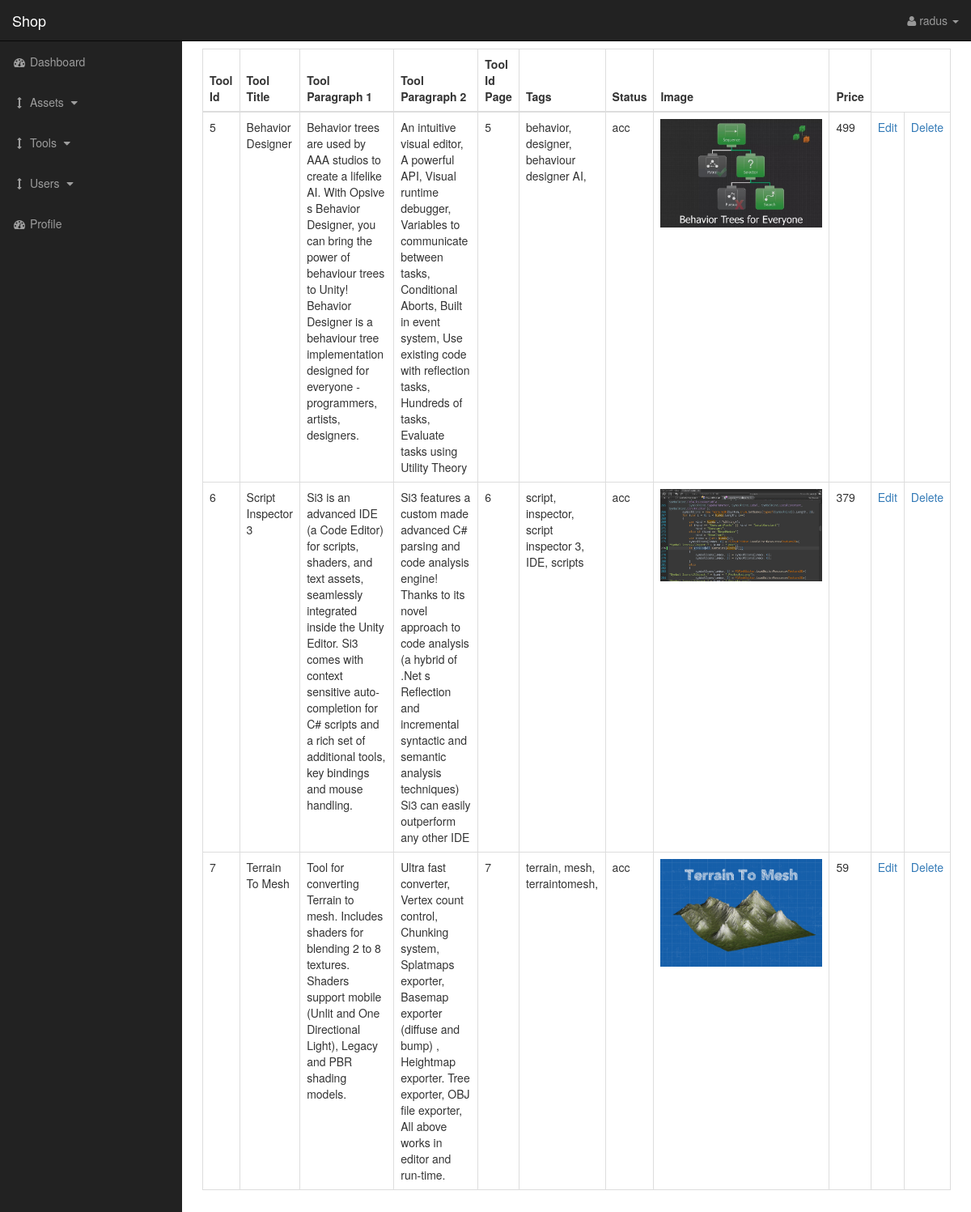
The app's page /admin/tools.php (signed in) with its own data.
### tables this page shows
CREATE TABLE `tools` (
  `tool_id` int(10) NOT NULL,
  `tool_title` varchar(255) NOT NULL,
  `tool_para1` text NOT NULL,
  `tool_para2` text NOT NULL,
  `tool_id_page` int(10) NOT NULL,
  `tool_tags` varchar(255) NOT NULL,
  `tool_comment_count` int(3) NOT NULL,
  `tool_status` varchar(255) NOT NULL DEFAULT 'denied',
  `tool_image` text NOT NULL,
  `tool_price` int(10) NOT NULL,
  `tool_description` text NOT NULL
);

### admin/includes/view_all_tools.php (the view, shortened to what this page needs)
<table class = "table table-bordered table-hover">
                  <thead>
                    <tr>
                      <th>Tool Id</th>
                      <th>Tool Title</th>
                      <th>Tool Paragraph 1</th>
                      <th>Tool Paragraph 2</th>
                      <th>Tool Id Page</th>
                      <th>Tags</th>
                      <th>Status</th>
                      <th>Image</th>
                      <th>Price</th>
                    </tr>
                  </thead>
                   <tbody>
                   <?php
                    $querry = "SELECT * FROM tools";
                    $select_tools = mysqli_query($connection, $querry);
                    while($row = mysqli_fetch_assoc($select_tools)){
                      $assetId = $row['tool_id'];
                      $assetTitle = $row['tool_title'];
                      $assetPara1 = $row['tool_para1'];
                      $assetPara2 = $row['tool_para2'];
                      $assetIdPage = $row['tool_id_page'];
                      $assetTags = $row['tool_tags'];
                      $assetStatus = $row['tool_status'];
                      $assetImage = $row['tool_image'];
                      $assetPrice = $row['tool_price'];
                      echo "<tr>";
                      echo "<td>$assetId</td>";
                      echo "<td>$assetTitle</td>";
                      echo "<td>$assetPara1</td>";
                      echo "<td>$assetPara2</td>";
                      echo "<td>$assetIdPage</td>";
                      echo "<td>$assetTags</td>";
                      echo "<td>$assetStatus</td>";
                      echo "<td><img width='200' src='../photos/$assetImage' alt='image'></td>";
                      echo "<td>$assetPrice</td>";
                       echo "<td><a href='tools.php?source=edit_tools&idTool={$assetId}'>Edit</a></td>";
                      echo "<td><a href='tools.php?deleteTools={$assetId}'>Delete</a></td>";
                    echo "<tr>";
                    }
                   ?>
                </tbody>
                </table>

### admin/css/sb-admin.css (style rules this page uses)
body { margin-top: 100px; background-color: #222; }
@media (min-width:768px) { body { margin-top: 50px; } }

### records on screen
tools: tool_id "5", tool_title "Behavior Designer", tool_para1 "Behavior trees are used by AAA studios to create a lifelike AI. With Opsive s Behavior Designer, you can bring the power of behaviour trees to Unity! Behavior Designer is a behaviour tree implementation designed for everyone - programmers, artists, designers.", tool_para2 "An intuitive visual editor, A powerful API, Visual runtime debugger, Variables to communicate between tasks, Conditional Aborts, Built in event system, Use existing code with reflection tasks, Hundreds of tasks, Evaluate tasks using Utility Theory", tool_id_page "5", tool_tags "behavior, designer, behaviour designer AI,", tool_status "acc", tool_image (picture), tool_price "499"
tools: tool_id "6", tool_title "Script Inspector 3", tool_para1 "Si3 is an advanced IDE (a Code Editor) for scripts, shaders, and text assets, seamlessly integrated inside the Unity Editor. Si3 comes with context sensitive auto-completion for C# scripts and a rich set of additional tools, key bindings and mouse handling.", tool_para2 "Si3 features a custom made advanced C# parsing and code analysis engine! Thanks to its novel approach to code analysis (a hybrid of .Net s Reflection and incremental syntactic and semantic analysis techniques) Si3 can easily outperform any other IDE", tool_id_page "6", tool_tags "script, inspector, script inspector 3, IDE, scripts", tool_status "acc", tool_image (picture), tool_price "379"
tools: tool_id "7", tool_title "Terrain To Mesh", tool_para1 "Tool for converting Terrain to mesh. Includes shaders for blending 2 to 8 textures. Shaders support mobile (Unlit and One Directional Light), Legacy and PBR shading models.", tool_para2 "Ultra fast converter, Vertex count control, Chunking system, Splatmaps exporter, Basemap exporter (diffuse and bump) , Heightmap exporter. Tree exporter, OBJ file exporter, All above works in editor and run-time.", tool_id_page "7", tool_tags "terrain, mesh, terraintomesh,", tool_status "acc", tool_image (picture), tool_price "59"

### other values on screen
$_SESSION['username'] "radus"
